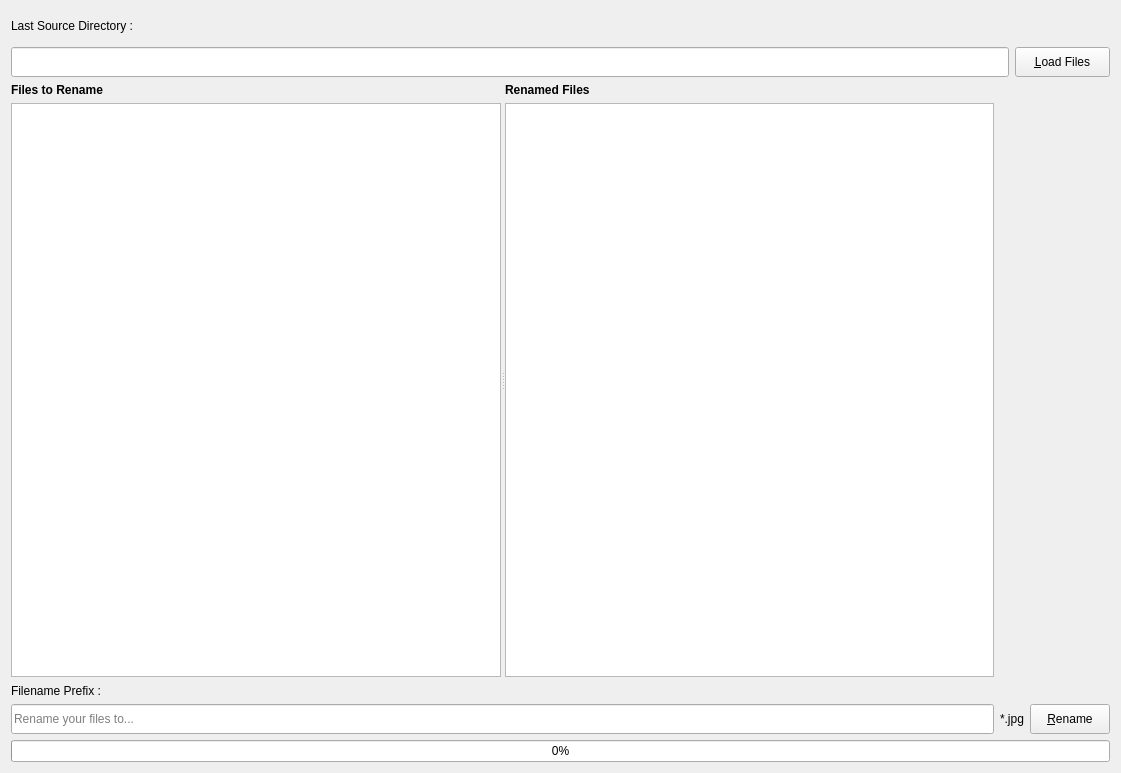
<?xml version="1.0" encoding="UTF-8"?>
<ui version="4.0">
 <class>Window</class>
 <widget class="QWidget" name="Window">
  <property name="geometry">
   <rect>
    <x>0</x>
    <y>0</y>
    <width>1121</width>
    <height>773</height>
   </rect>
  </property>
  <property name="windowTitle">
   <string>RP Renamer</string>
  </property>
  <layout class="QGridLayout" name="gridLayout">
   <item row="0" column="0" colspan="4">
    <widget class="QLabel" name="label">
     <property name="minimumSize">
      <size>
       <width>0</width>
       <height>0</height>
      </size>
     </property>
     <property name="maximumSize">
      <size>
       <width>16777215</width>
       <height>30</height>
      </size>
     </property>
     <property name="font">
      <font>
       <pointsize>9</pointsize>
      </font>
     </property>
     <property name="text">
      <string>Last Source Directory :</string>
     </property>
    </widget>
   </item>
   <item row="1" column="0" colspan="2">
    <widget class="QLineEdit" name="dirEdit">
     <property name="minimumSize">
      <size>
       <width>0</width>
       <height>30</height>
      </size>
     </property>
     <property name="maximumSize">
      <size>
       <width>16777215</width>
       <height>30</height>
      </size>
     </property>
    </widget>
   </item>
   <item row="1" column="2" colspan="2">
    <widget class="QPushButton" name="loadFilesButton">
     <property name="minimumSize">
      <size>
       <width>0</width>
       <height>30</height>
      </size>
     </property>
     <property name="maximumSize">
      <size>
       <width>16777215</width>
       <height>30</height>
      </size>
     </property>
     <property name="font">
      <font>
       <pointsize>9</pointsize>
      </font>
     </property>
     <property name="text">
      <string>&amp;Load Files</string>
     </property>
    </widget>
   </item>
   <item row="2" column="0">
    <widget class="QSplitter" name="splitter">
     <property name="orientation">
      <enum>Qt::Horizontal</enum>
     </property>
     <widget class="QWidget" name="">
      <layout class="QVBoxLayout" name="verticalLayout">
       <item>
        <widget class="QLabel" name="label_2">
         <property name="font">
          <font>
           <pointsize>9</pointsize>
           <weight>75</weight>
           <bold>true</bold>
          </font>
         </property>
         <property name="text">
          <string>Files to Rename </string>
         </property>
        </widget>
       </item>
       <item>
        <widget class="QListWidget" name="srcFileList"/>
       </item>
      </layout>
     </widget>
     <widget class="QWidget" name="">
      <layout class="QVBoxLayout" name="verticalLayout_2">
       <item>
        <widget class="QLabel" name="label_3">
         <property name="font">
          <font>
           <pointsize>9</pointsize>
           <weight>75</weight>
           <bold>true</bold>
          </font>
         </property>
         <property name="text">
          <string>Renamed Files </string>
         </property>
        </widget>
       </item>
       <item>
        <widget class="QListWidget" name="dstFileList"/>
       </item>
      </layout>
     </widget>
    </widget>
   </item>
   <item row="3" column="0" colspan="4">
    <widget class="QLabel" name="label_4">
     <property name="minimumSize">
      <size>
       <width>0</width>
       <height>15</height>
      </size>
     </property>
     <property name="maximumSize">
      <size>
       <width>16777215</width>
       <height>15</height>
      </size>
     </property>
     <property name="font">
      <font>
       <pointsize>9</pointsize>
      </font>
     </property>
     <property name="text">
      <string>Filename Prefix :</string>
     </property>
    </widget>
   </item>
   <item row="4" column="0">
    <widget class="QLineEdit" name="prefixEdit">
     <property name="minimumSize">
      <size>
       <width>0</width>
       <height>30</height>
      </size>
     </property>
     <property name="maximumSize">
      <size>
       <width>16777215</width>
       <height>30</height>
      </size>
     </property>
     <property name="font">
      <font>
       <pointsize>9</pointsize>
      </font>
     </property>
     <property name="placeholderText">
      <string>Rename your files to...</string>
     </property>
    </widget>
   </item>
   <item row="4" column="1" colspan="2">
    <widget class="QLabel" name="extensionLabel">
     <property name="minimumSize">
      <size>
       <width>0</width>
       <height>30</height>
      </size>
     </property>
     <property name="maximumSize">
      <size>
       <width>16777215</width>
       <height>30</height>
      </size>
     </property>
     <property name="font">
      <font>
       <pointsize>9</pointsize>
      </font>
     </property>
     <property name="text">
      <string>*.jpg</string>
     </property>
    </widget>
   </item>
   <item row="4" column="3">
    <widget class="QPushButton" name="renameFilesButton">
     <property name="minimumSize">
      <size>
       <width>0</width>
       <height>30</height>
      </size>
     </property>
     <property name="maximumSize">
      <size>
       <width>16777215</width>
       <height>30</height>
      </size>
     </property>
     <property name="font">
      <font>
       <pointsize>9</pointsize>
      </font>
     </property>
     <property name="text">
      <string>&amp;Rename</string>
     </property>
    </widget>
   </item>
   <item row="5" column="0" colspan="4">
    <widget class="QProgressBar" name="progressBar">
     <property name="font">
      <font>
       <pointsize>9</pointsize>
      </font>
     </property>
     <property name="value">
      <number>0</number>
     </property>
    </widget>
   </item>
  </layout>
 </widget>
 <resources/>
 <connections/>
</ui>
